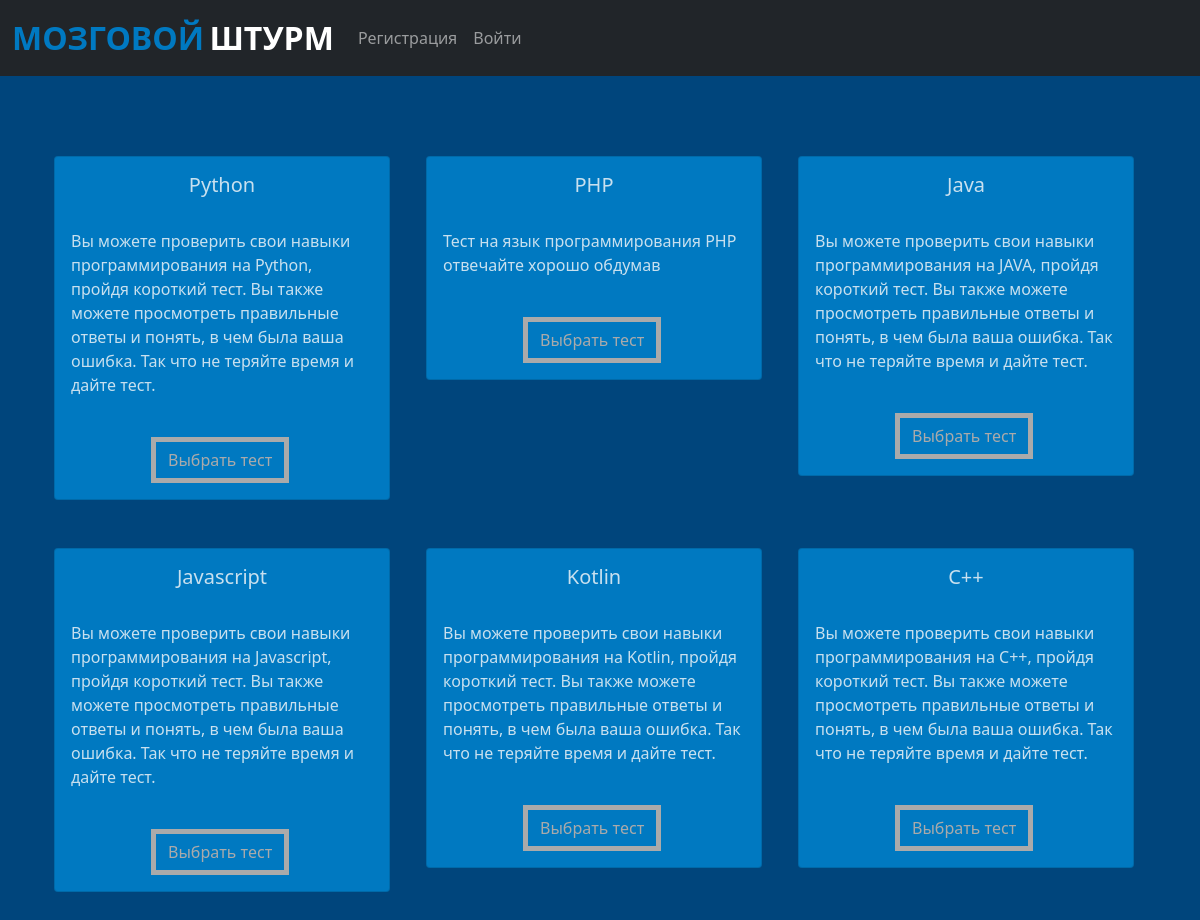
The page / on the database its author committed.
### home/models.py (models this page shows, shortened)
class Quiz(models.Model):
    name = models.CharField(max_length=50)
    desc = models.CharField(max_length=500)
    number_of_questions = models.IntegerField(default=1)
    time = models.IntegerField(help_text="Время в секундах", default="1")

### home/views.py (the view)
# urls.py: path("", views.index, name="index"),
def index(request):
    quiz = Quiz.objects.all()
    para = {'quiz' : quiz}
    return render(request, "index.html", para)

### home/templates/index.html (shortened to what this page needs)
{% extends 'base.html' %}
{% load static %}
{% block body %}
<br><br><br>
<div class="container">
  <div class="container mx-auto mt-2">
    <div class="row">
      {% for i in quiz %}
      <div class="col-md-4">
        <div class="card" style="width: 21rem;">
          <div class="card-body">
            <h5 class="card-title" style="text-align: center;">{{i.name}}</h5>
            <br>
            <p class="card-text">{{i.desc}}</p>
            <br>
            <button data-bs-target="#exampleModal" data-bs-toggle="modal" data-time="{{i.time}}"
              data-questions="{{i.number_of_questions}}" data-name="{{i.name}}" data-id="{{i.id}}" id="btn"
              style="justify-content: center;" class="attempt btn mr-2 modal-button">Выбрать
              тест</button>
          </div>
        </div>
      </div>
      {% endfor %}
    </div>
  </div>
</div>
{% endblock %}

### home/templates/base.html (shortened to what this page needs)
<!doctype html>
<html lang="en">
  <head>
    <link href="https://cdn.jsdelivr.net/npm/bootstrap@5.0.2/dist/css/bootstrap.min.css" rel="stylesheet">
  </head>
  <body>
    <nav class="navbar navbar-expand-lg navbar-dark bg-dark">
        <div class="container-fluid">
          <a class="navbar-brand" href="/"><span class="head1">МОЗГОВОЙ</span> <span class="head2">ШТУРМ</span></a>
          <div class="collapse navbar-collapse" id="navbarSupportedContent">
              {% if user.is_authenticated %}
              <ul class="navbar-nav me-auto mb-2 mb-lg-0">
                <li class="nav-item">
                  <a class="nav-link" href="#">Добро пожаловать {{request.user}}</a>
                </li>
                <li class="nav-item">
                    <a class="nav-link" href="/logout">Выйти</a>
                  </li>
                  {% if user.is_authenticated %}
                  <div class="collapse navbar-collapse" id="navbarNavDarkDropdown">
                    <ul class="navbar-nav">
                      <li class="nav-item dropdown">
                        <a class="nav-link dropdown-toggle" href="#" id="navbarDarkDropdownMenuLink" role="button" data-bs-toggle="dropdown" aria-expanded="false">
                          Создать
                        </a>
                        <ul class="dropdown-menu dropdown-menu-dark" aria-labelledby="navbarDarkDropdownMenuLink">
                          <li><a class="dropdown-item" href="/add_quiz/">Добавить новый тест</a></li>
                          <li><a class="dropdown-item" href="/add_question/">Добавить вопросы</a></li>
                          <li><a class="dropdown-item" href="/results/">Результаты</a></li>
                        </ul>
                      </li>
                    </ul>
                  </div>
                  {% endif %}
              </ul>
              {% else %}
            <ul class="navbar-nav me-auto mb-2 mb-lg-0">
              <li class="nav-item">
                <a class="nav-link" href="/signup">Регистрация</a>
              </li>
              <li class="nav-item">
                <a class="nav-link" href="/login">Войти</a>
              </li>
            </ul>
            {% endif %}
          </div>
        </div>
      </nav>
      {% block body %} {% endblock %}
  </body>
</html>

### home/templates/index.html (style rules this page uses)
.attempt { --gradient: linear-gradient(to left top, #aaaaaa 10%, #aaaaaa 90%) !important; }
body { background: #00457C; }
.card { background: #0079C1; border: 1px solid #FFFFF; color: rgba(250, 250, 250, 0.8); margin-bottom: 3rem; }
#btn { border: 5px solid; border-image-slice: 1; background: var(--gradient) !important; -webkit-background-clip: text !important; -webkit-text-fill-color: transparent !important; border-image-source: var(--gradient) !important; text-decoration: none; position: relative; left: 80px; }
.head1 { color: #0079C1; font-size: 2rem; font-weight: bold; height: 50px; }
.head2 { color: ##EF4926; font-size: 2rem; font-weight: bold; }
.container-fluid { height: 60px; }

### rows shown on the page
Quiz: name "Python", desc "Вы можете проверить свои навыки программирования на Python, пройдя короткий тест. Вы также можете просмотреть правильные ответы и понять, в чем была ваша ошибка. Так что не теряйте время и дайте тест."
Quiz: name "PHP", desc "Тест на язык программирования PHP отвечайте хорошо обдумав"
Quiz: name "Java", desc "Вы можете проверить свои навыки программирования на JAVA, пройдя короткий тест. Вы также можете просмотреть правильные ответы и понять, в чем была ваша ошибка. Так что не теряйте время и дайте тест."
Quiz: name "Javascript", desc "Вы можете проверить свои навыки программирования на Javascript, пройдя короткий тест. Вы также можете просмотреть правильные ответы и понять, в чем была ваша ошибка. Так что не теряйте время и дайте тест."
Quiz: name "Kotlin", desc "Вы можете проверить свои навыки программирования на Kotlin, пройдя короткий тест. Вы также можете просмотреть правильные ответы и понять, в чем была ваша ошибка. Так что не теряйте время и дайте тест."
Quiz: name "C++", desc "Вы можете проверить свои навыки программирования на C++, пройдя короткий тест. Вы также можете просмотреть правильные ответы и понять, в чем была ваша ошибка. Так что не теряйте время и дайте тест."
